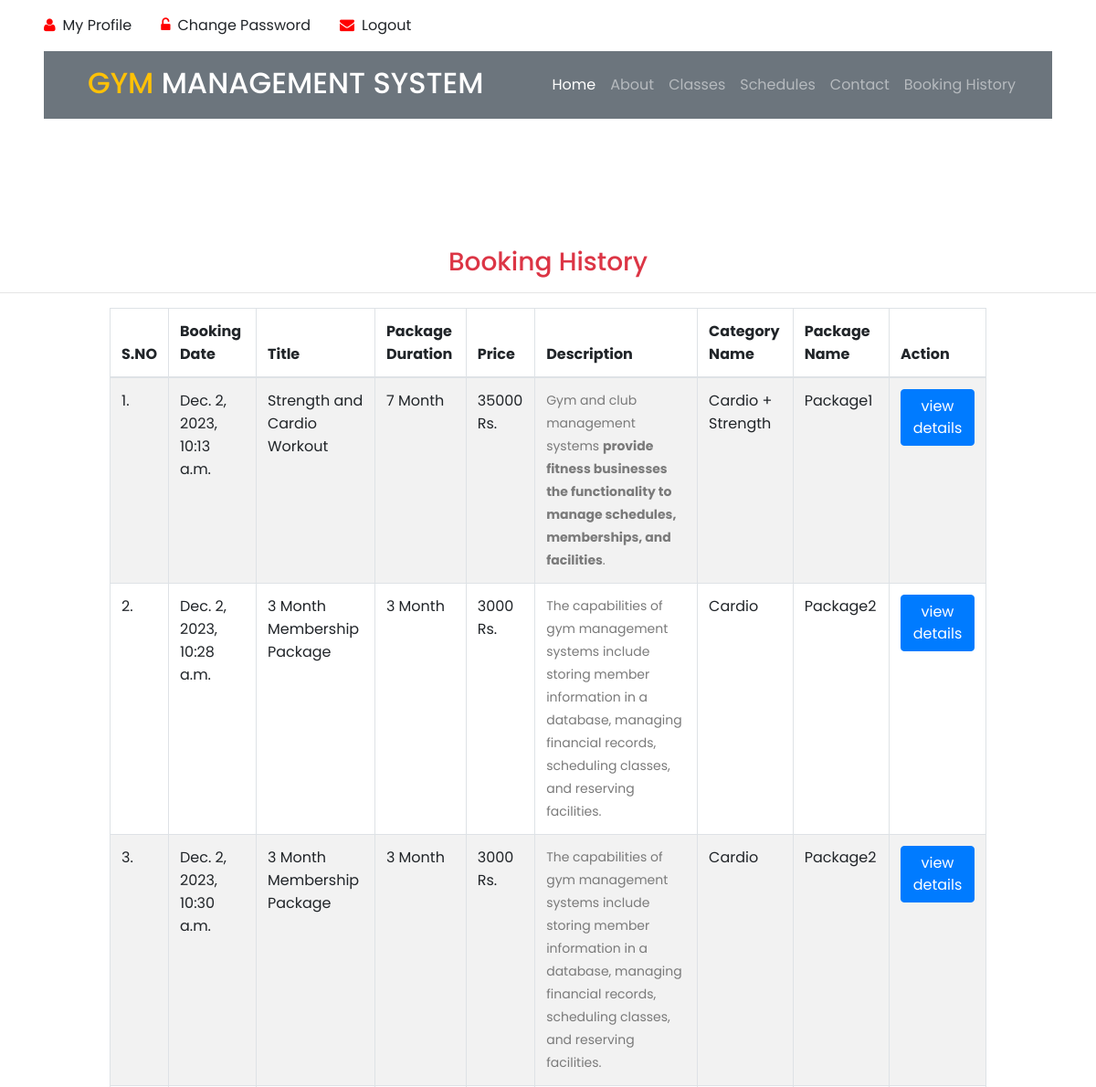
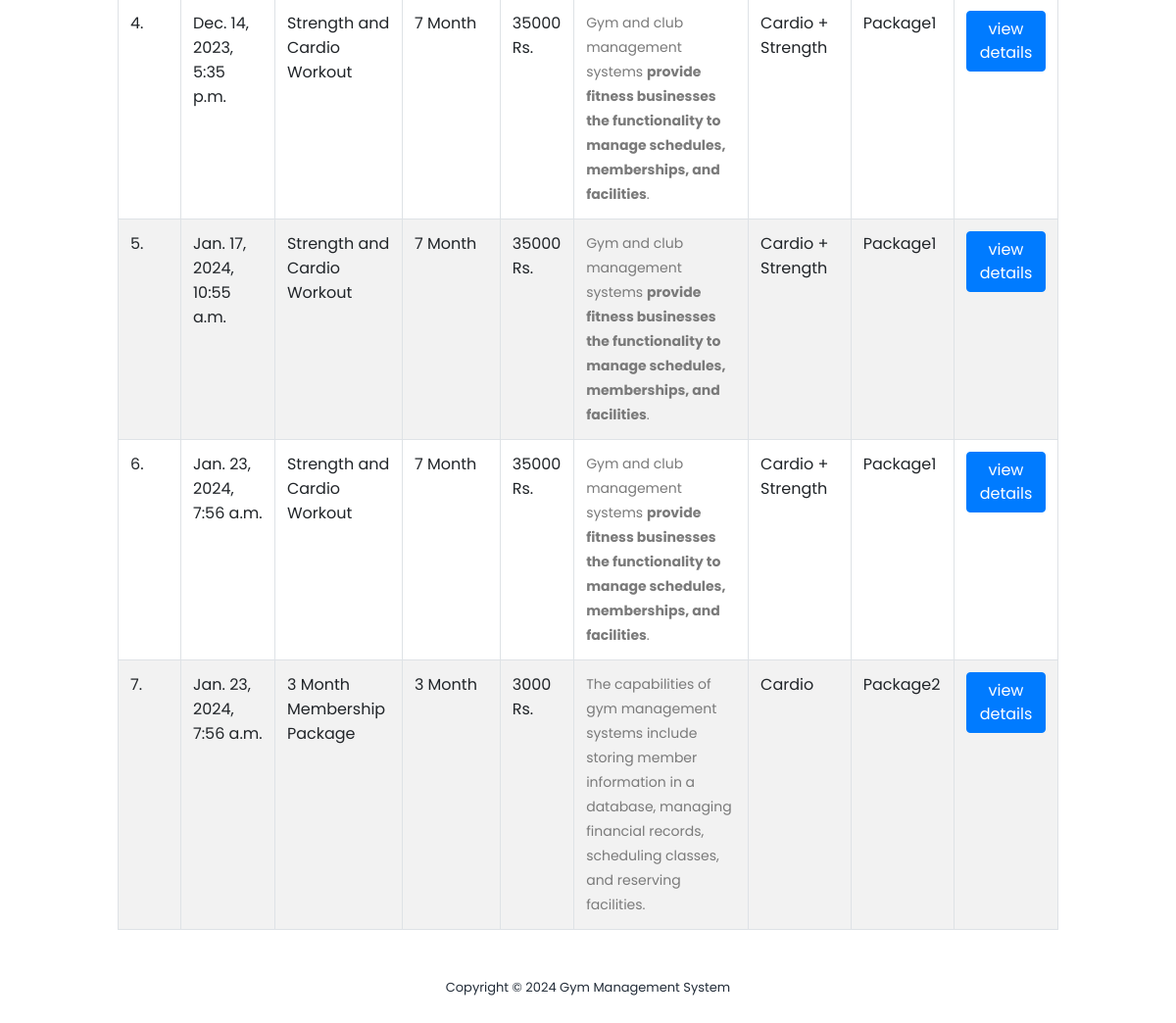
/new_booking/ (signed in), run on an earlier commit of the app's database (2 pictures, top to bottom).
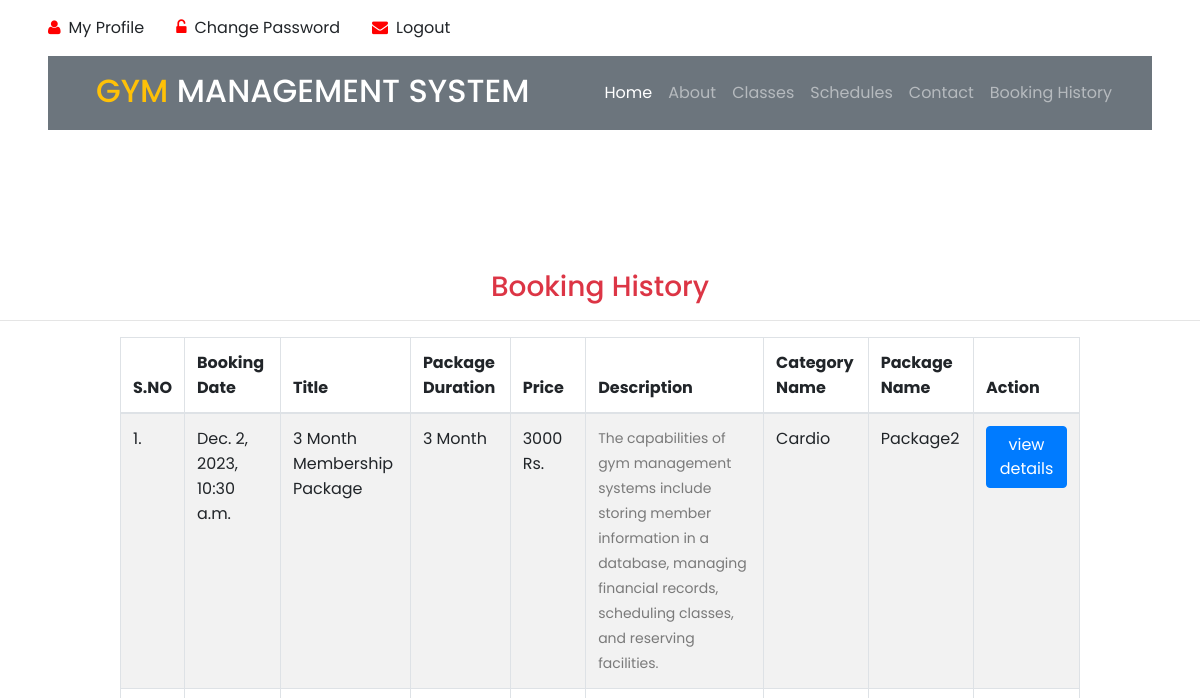
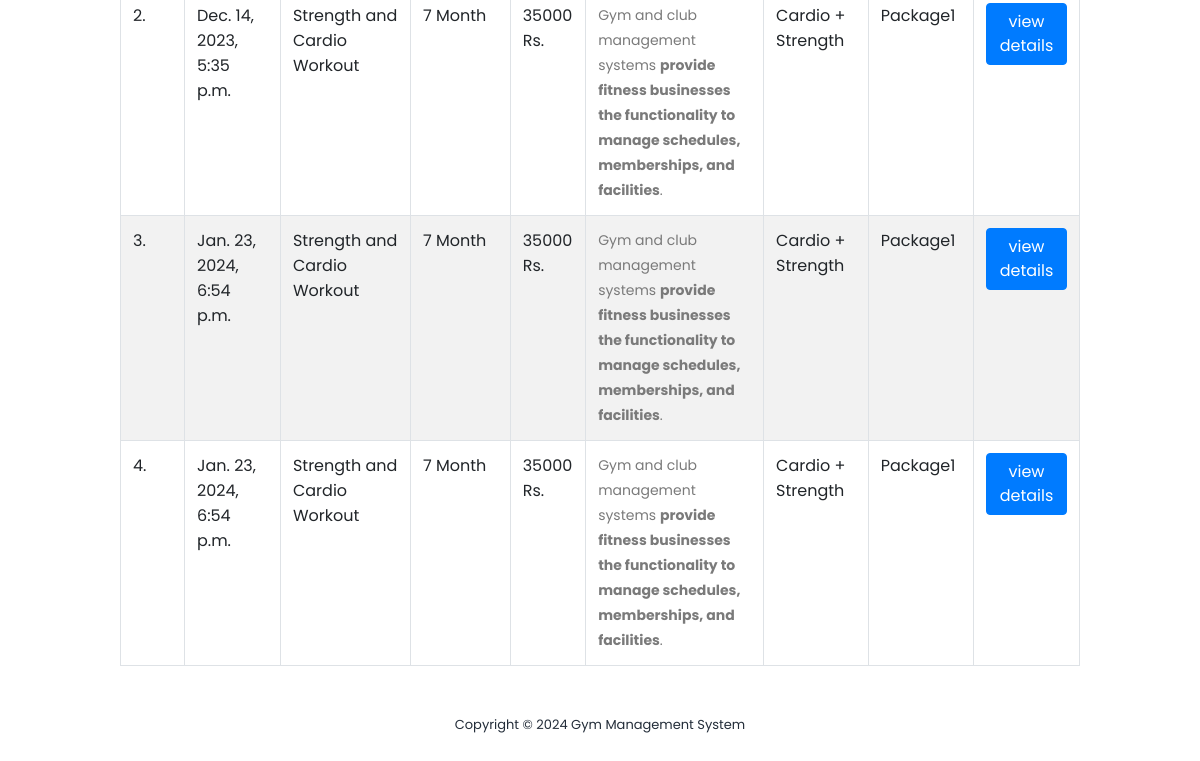
And on a later commit of the database (2 pictures, top to bottom).
### gym/models.py (models this page shows, shortened)
class Booking(models.Model):
    package = models.ForeignKey(
        Package, on_delete=models.CASCADE, null=True, blank=True)
    register = models.ForeignKey(
        Signup, on_delete=models.CASCADE, null=True, blank=True)
    bookingnumber = models.CharField(max_length=100, null=True, blank=True)
    status = models.IntegerField(choices=STATUS, default=1)
    creationdate = models.DateTimeField(auto_now_add=True)

class Package(models.Model):
    category = models.ForeignKey(Category, on_delete=models.CASCADE, null=True)
    packagename = models.ForeignKey(
        Packagetype, on_delete=models.CASCADE, null=True)
    titlename = models.CharField(max_length=200, null=True)
    packageduration = models.CharField(max_length=50, null=True)
    price = models.CharField(max_length=200, null=True)
    description = models.CharField(max_length=200, null=True)
    creationdate = models.DateTimeField(auto_now_add=True)

class Category(models.Model):
    categoryname = models.CharField(max_length=200, null=True)
    status = models.CharField(max_length=300, null=True)
    creationdate = models.DateTimeField(auto_now_add=True)

class Packagetype(models.Model):
    category = models.ForeignKey(Category, on_delete=models.CASCADE, null=True)
    packagename = models.CharField(max_length=200, null=True)
    creationdate = models.DateTimeField(auto_now_add=True)
    def __str__(self):
        return self.packagename

### gym/views.py (the view)
# urls.py: path('new_booking/', new_booking, name='new_booking'),
@login_required(login_url='/admin_login/')
def new_booking(request):
    action = request.GET.get('action')
    data = Booking.objects.filter()
    if action == "New":
        data = data.filter(status="1")
    elif action == "Partial":
        data = data.filter(status="2")
    elif action == "Full":
        data = data.filter(status="3")
    elif action == "Total":
        data = data.filter()
    if request.user.is_staff:
        return render(request, "admin/new_booking.html", locals())
    else:
        return render(request, "booking_history.html", locals())

### gym/templates/booking_history.html (shortened to what this page needs)
{% load static %}
<html lang="en">
<head>
    <link rel="stylesheet" type="text/css" href="{% static 'assets/css/bootstrap.min.css' %}">
    <link rel="stylesheet" type="text/css" href="{% static 'assets/css/font-awesome.css' %}">
    <link rel="stylesheet" href="{% static 'assets/css/templatemo-training-studio.css' %}">
</head>
<div class="container-fluid py-3 px-lg-5 d-none d-lg-block">
    <div class="row">
        {% if request.user.is_authenticated %}
        <div class="col-md-6 text-center text-lg-left mb-2 mb-lg-0">
            <div class="d-inline-flex align-items-center">
                <a class="text-body pr-3" href="/user_profile/"><i style="color:red" class="fa fa-user mr-2"></i>My Profile</a>
                <a class="text-body px-3" href="/user_change_password/"><i style="color:red" class="fa fa-unlock-alt mr-2"></i>Change Password</a>
                <a class="text-body px-3" href="/user_logout/"><i style="color:red" class="fa fa-envelope mr-2"></i>Logout</a>
            </div>
        </div>
        {% endif %}
    </div>
</div>
<div class="container-fluid position-relative nav-bar p-0">
    <div class="position-relative px-lg-5" style="z-index: 9;">
        <nav class="navbar navbar-expand-lg bg-secondary navbar-dark py-3 py-lg-3 pl-3 pl-lg-5">
            <a href="" >
                <h2 class="text-uppercase text-warning mb-1">Gym <span class="text-white">Management System</span>
                </h2>
            </a>
            <div class="collapse navbar-collapse justify-content-between px-3" id="navbarCollapse">
                <div class="navbar-nav ml-auto py-0">
                    <a href="/" class="nav-item nav-link active">Home</a>
                    <a href="#features" class="nav-item nav-link">About</a>
                    <a href="#our-classes" class="nav-item nav-link">Classes</a>
                    <a href="#schedule" class="nav-item nav-link ">Schedules</a>
                    <a href="#contact-us" class="nav-item nav-link">Contact</a>
                    {% if request.user.is_authenticated %}
                    <a href="/booking_history/" class="nav-item nav-link">Booking History</a>
                    {% else %}
                    <a href="#admin"><button style="color:red" class="nav-item nav-link">Admin</button></a>
                    {% endif %}
                </div>
            </div>
        </nav>
    </div>
</div>
<body>
<section class="section" id="admin">
    <h3 class="text-center text-danger">Booking History</h3>
    <hr/>
    <div class="table-responsive" align="center">
			<table id="example" class="table table-striped table-bordered" style="width:80%">
				<thead>
				<tr>
					<th>S.NO</th>
					<th>Booking Date</th>
					<th>Title</th>
					<th>Package Duration</th>
					<th>Price</th>
					<th>Description</th>
					<th>Category Name</th>
					<th>Package Name</th>
					<th>Action</th>
				</tr>
				</thead>
				<tbody>
				{% for i in data %}
				<tr>
					<td>{{forloop.counter}}.</td>
					<td>{{i.creationdate}}</td>
                    <td>{{i.package.titlename}}</td>
                    <td>{{i.package.packageduration}}</td>
                    <td>{{i.package.price}} Rs.</td>
                    <td>{{i.package.description|safe}}
					<td>{{i.package.category.categoryname}}</td>
                    <td>{{i.package.packagename}}</td>
					<td>
						 <a href="{% url 'booking_detail' i.id %}">
							 <button type="button" class="btn btn-primary">view details</button>
						 </a>
					</td>
				</tr>
				 {% endfor %}
			</table>
</div>
</section>
<footer>
    <div class="container">
        <div class="row">
            <div class="col-lg-12">
                <p>Copyright &copy;
                    Gym Management System
                </p>
            </div>
        </div>
    </div>
</footer>
</body>
</html>

What changed in the data, as far as the page shows it:
removed Booking: creationdate "Dec. 2, 2023, 10:13 a.m.", package.titlename "Strength and Cardio Workout", package.packageduration "7 Month", package.price "35000", package.description "Gym and club management systems provide fitness businesses the functionality to manage schedules, memberships, and facilities .", package.category.categoryname "Cardio + Strength", package.packagename "Package1"
removed Booking: creationdate "Dec. 2, 2023, 10:28 a.m.", package.titlename "3 Month Membership Package", package.packageduration "3 Month", package.price "3000", package.description "The capabilities of gym management systems include storing member information in a database, managing financial records, scheduling classes, and reserving facilities.", package.category.categoryname "Cardio", package.packagename "Package2"
removed Booking: creationdate "Jan. 17, 2024, 10:55 a.m.", package.titlename "Strength and Cardio Workout", package.packageduration "7 Month", package.price "35000", package.description "Gym and club management systems provide fitness businesses the functionality to manage schedules, memberships, and facilities .", package.category.categoryname "Cardio + Strength", package.packagename "Package1"
removed Booking: creationdate "Jan. 23, 2024, 7:56 a.m.", package.titlename "Strength and Cardio Workout", package.packageduration "7 Month", package.price "35000", package.description "Gym and club management systems provide fitness businesses the functionality to manage schedules, memberships, and facilities .", package.category.categoryname "Cardio + Strength", package.packagename "Package1"
removed Booking: creationdate "Jan. 23, 2024, 7:56 a.m.", package.titlename "3 Month Membership Package", package.packageduration "3 Month", package.price "3000", package.description "The capabilities of gym management systems include storing member information in a database, managing financial records, scheduling classes, and reserving facilities.", package.category.categoryname "Cardio", package.packagename "Package2"
added Booking: creationdate "Jan. 23, 2024, 6:54 p.m.", package.titlename "Strength and Cardio Workout", package.packageduration "7 Month", package.price "35000", package.description "Gym and club management systems provide fitness businesses the functionality to manage schedules, memberships, and facilities .", package.category.categoryname "Cardio + Strength", package.packagename "Package1"
added Booking: creationdate "Jan. 23, 2024, 6:54 p.m.", package.titlename "Strength and Cardio Workout", package.packageduration "7 Month", package.price "35000", package.description "Gym and club management systems provide fitness businesses the functionality to manage schedules, memberships, and facilities .", package.category.categoryname "Cardio + Strength", package.packagename "Package1"
